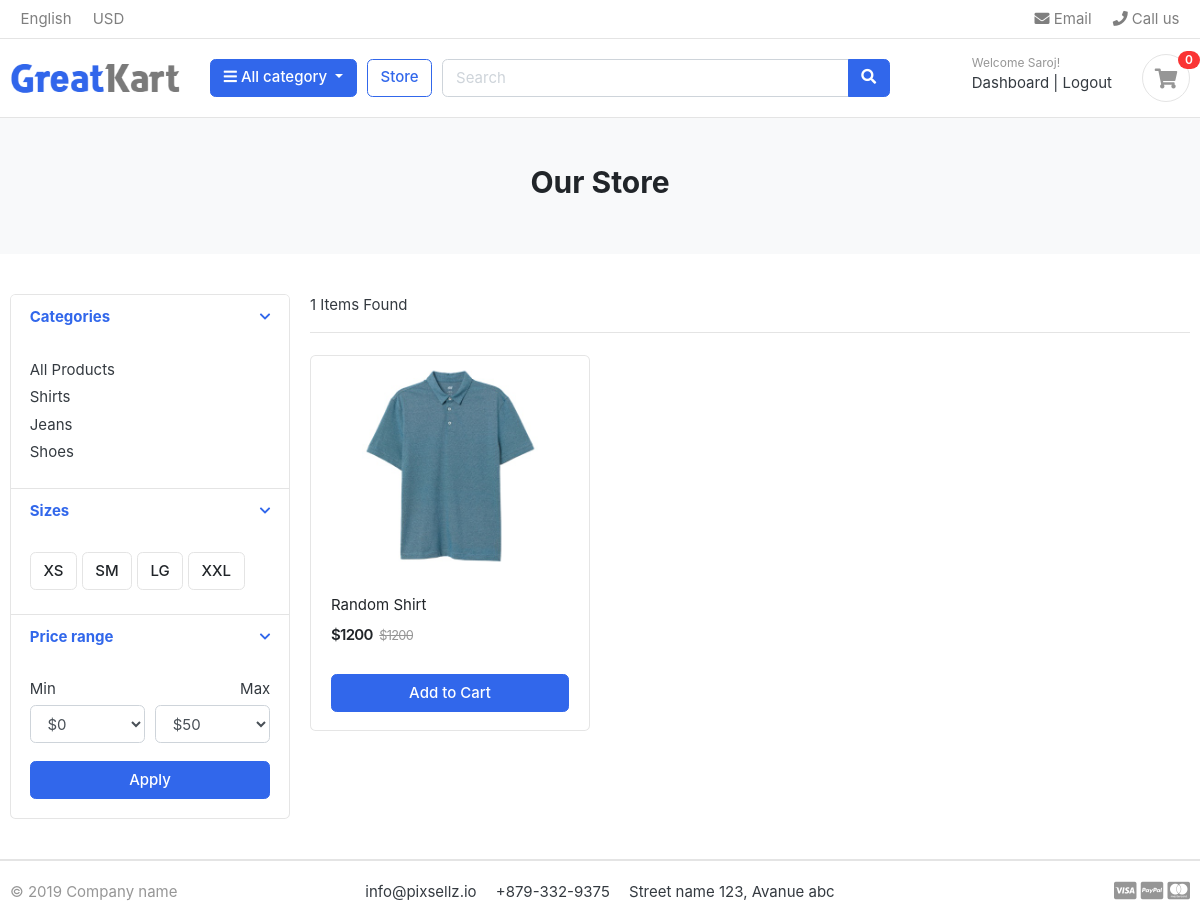
/store/category/shirts (signed in), run on the app's committed database.
### accounts/models.py (models this page shows, shortened)
class Account(AbstractBaseUser):
    first_name = models.CharField(max_length=50)
    last_name = models.CharField(max_length=50)
    username = models.CharField(max_length=50,unique=True)
    email = models.EmailField(max_length=100,unique=True)
    contact = models.CharField(max_length=50)
    date_joined = models.DateField(auto_now_add=True)
    last_login = models.DateField(auto_now=True)
    is_admin = models.BooleanField(default=False)
    is_staff = models.BooleanField(default=False)
    is_active = models.BooleanField(default=False)
    is_superadmin = models.BooleanField(default=False)
    objects = myAccountManager()
    USERNAME_FIELD = 'email'
    REQUIRED_FIELDS = ['username','first_name','last_name']

### category/models.py (models this page shows, shortened)
class Category(models.Model):
    category_name = models.CharField(max_length=100)
    slug = models.SlugField(max_length=100,unique=True, blank=True, null=True)
    description = models.TextField(max_length=500, blank=True, null=True)
    cat_image = models.ImageField(upload_to='images/categories',blank=True,default='default.jpg')
    class Meta:
        verbose_name = 'Category'
        verbose_name_plural = 'Categories'
    def get_url(self):
        return reverse('products_by_category', args=[self.slug])

### store/models.py (models this page shows, shortened)
class Product(models.Model):
    product_name = models.CharField(max_length=100,unique=True)
    slug =  models.SlugField(max_length=100,unique=True)
    description = models.TextField(max_length=100,blank=True,null=True)
    price = models.IntegerField()
    images = models.ImageField(upload_to='images/product')
    stock = models.IntegerField()
    is_available = models.BooleanField(default=True)
    category = models.ForeignKey(Category, on_delete=models.CASCADE)
    created_date = models.DateTimeField(auto_now_add=True)
    modified_date = models.DateTimeField(auto_now=True)
    def get_url(self):
        return reverse('product_detail',args=[self.category.slug,self.slug])

### store/views.py (the view)
# urls.py: path('store/',include('store.urls')),
def store(request,category_slug=None):
    categories = None
    products = None
    if category_slug != None:
        categories = get_object_or_404(Category,slug=category_slug)
        products = Product.objects.filter(category=categories,is_available=True).order_by('id')
        paginator = Paginator(products,1)
        page = request.GET.get('page')
        paged_products = paginator.get_page(page)
        products_count = products.count()
    else:
        products = Product.objects.all().filter(is_available=True).order_by('id')
        paginator = Paginator(products,1)
        page = request.GET.get('page')
        paged_products = paginator.get_page(page)
        products_count = products.count()
    context = {
        'products':paged_products,
        'product_count':products_count
    }
    return render(request,'store/store.html',context)

### cart/context_processor.py (called while the page is built)
def counter(request):
    cart_count=0
    if 'admin' in request.path:
        return {}
    else:
        try:
            cart = Cart.objects.filter(cart_id=_cart_id(request))
            cart_items = CartItem.objects.all().filter(cart=cart[:1])
            for cart_item in cart_items:
                cart_count += cart_item.quantity
        except Cart.DoesNotExist:
            cart_count = 0
    return dict(cart_count=cart_count)

### cart/views.py (called while the page is built)
def _cart_id(request):
    cart = request.session.session_key
    if not cart:
        cart=request.session.create()
    return cart

### category/context_processor.py (called while the page is built)
def menu_links(request):
    links = Category.objects.all()
    return dict(links=links)

### templates/store/store.html (shortened to what this page needs)
{% extends 'base.html' %}
{% load static %}
{% block content %}
<section class="section-pagetop bg">
    <div class="container">
        {% if 'search' in request.path %}
        <h2 class="title-page text-center" >Search Result for {{keyword}} </h2>
        {%else%}
        <h2 class="title-page text-center">Our Store</h2>
        {% endif %}
    </div>
    </section>
<section class="section-content padding-y">
    <div class="container">
    <div class="row">
        <aside class="col-md-3">
    <div class="card">
        <article class="filter-group">
            <header class="card-header">
                <a href="#" data-toggle="collapse" data-target="#collapse_1" aria-expanded="true" class="">
                    <i class="icon-control fa fa-chevron-down"></i>
                    <h6 class="title">Categories</h6>
                </a>
            </header>
            <div class="filter-content collapse show" id="collapse_1" style="">
                <div class="card-body">
                    <ul class="list-menu">
                    <li><a href="{% url 'store' %}">All Products</a></li>
                    {% for category in links %}
                    <li><a href="{{ category.get_url }}">{{ category.category_name }}</a></li>
                    {% endfor %}
                    </ul>
                </div>
            </div>
        </article>
        <article class="filter-group">
            <header class="card-header">
                <a href="#" data-toggle="collapse" data-target="#collapse_4" aria-expanded="true" class="">
                    <i class="icon-control fa fa-chevron-down"></i>
                    <h6 class="title">Sizes </h6>
                </a>
            </header>
            <div class="filter-content collapse show" id="collapse_4" style="">
                <div class="card-body">
                  <label class="checkbox-btn">
                    <span class="btn btn-light"> XS </span>
                  </label>
                  <label class="checkbox-btn">
                    <span class="btn btn-light"> SM </span>
                  </label>
                  <label class="checkbox-btn">
                    <span class="btn btn-light"> LG </span>
                  </label>
                  <label class="checkbox-btn">
                    <span class="btn btn-light"> XXL </span>
                  </label>
            </div>
            </div>
        </article>
        <article class="filter-group">
            <header class="card-header">
                <a href="#" data-toggle="collapse" data-target="#collapse_3" aria-expanded="true" class="">
                    <i class="icon-control fa fa-chevron-down"></i>
                    <h6 class="title">Price range </h6>
                </a>
            </header>
            <div class="filter-content collapse show" id="collapse_3" style = "">
                <div class="card-body">
                    <div class="form-row">
                    <div class="form-group col-md-6">
                      <label>Min</label>
                          <select class="mr-2 form-control">
                            <option value="0">$0</option>
                        </select>
                    </div>
                    <div class="form-group text-right col-md-6">
                      <label>Max</label>
                          <select class="mr-2 form-control">
                            <option value="50">$50</option>
                        </select>
                    </div>
                    </div>
                    <button class="btn btn-block btn-primary">Apply</button>
                </div>
            </div>
        </article>
    </div>
        </aside>
        <main class="col-md-9">
    <header class="border-bottom mb-4 pb-3">
            <div class="form-inline">
                <span class="mr-md-auto">{{product_count}} Items Found </span>
            </div>
    </header>
    <div class="row">
        {% if products %}
        {% for product in products %}
        <div class="col-md-4">
            <figure class="card card-product-grid">
                <div class="img-wrap">
                    <a href="{{product.get_url}}"><img src="{{product.images.url}}"></a>
                </div>
                <figcaption class="info-wrap">
                    <div class="fix-height">
                        <a href="{{product.get_url}}" class="title">{{product.product_name}}</a>
                        <div class="price-wrap mt-2">
                            <span class="price">${{product.price}}</span>
                            <del class="price-old">${{product.price}}</del>
                        </div>
                    </div>
                    {% if product.stock == 0 %}
                    <h5 class='text-danger text-center'> Out of Stock </h5>
                    <a href="{{product.get_url}}" class="btn btn-block btn-primary">View Details </a>
                    {% else %}
                    <a href="{{product.get_url}}" class="btn btn-block btn-primary">Add to Cart </a>
                    {% endif %}
                </figcaption>
            </figure>
        </div>
        {% endfor %}
        {% else %}
        <h2>No Search Result Found</h2>
        {% endif %}
    </div>
        </main>
    </div>
    </div>
    </section>
{% endblock %}

### templates/includes/navbar.html (shortened to what this page needs)
{% load static %}
<header class="section-header">
    <nav class="navbar p-md-0 navbar-expand-sm navbar-light border-bottom">
    <div class="container">
      <div class="collapse navbar-collapse" id="navbarTop4">
        <ul class="navbar-nav mr-auto">
            <li class="nav-item dropdown">
                 <a href="#" class="nav-link">   English </a>
            </li>
            <li class="nav-item dropdown">
                <a href="#" class="nav-link"> USD </a>
            </li>
        </ul>
        <ul class="navbar-nav">
            <li><a href="#" class="nav-link"> <i class="fa fa-envelope"></i> Email </a></li>
            <li><a href="#" class="nav-link"> <i class="fa fa-phone"></i> Call us </a></li>
        </ul>
      </div>
    </div>
    </nav>
    <section class="header-main border-bottom">
        <div class="container">
    <div class="row align-items-center">
        <div class="col-lg-2 col-md-3 col-6">
            <a href="{% url 'home' %}" class="brand-wrap">
                <img class="logo" src="{% static './images/logo.png' %}">
            </a>
        </div>
        <div class="col-lg col-sm col-md col-6 flex-grow-0">
            <div class="category-wrap dropdown d-inline-block float-right">
                <button type="button" class="btn btn-primary dropdown-toggle" data-toggle="dropdown">
                    <i class="fa fa-bars"></i> All category
                </button>
            </div>
        </div>
        <a href="{% url 'store' %}" class="btn btn-outline-primary">Store</a>
        <div class="col-lg  col-md-6 col-sm-12 col">
            <form action="{% url 'search' %}" class="search" method="GET">
                <div class="input-group w-100">
                    <input type="text" class="form-control" style="width:60%;" placeholder="Search" name="keyword">
                    <div class="input-group-append">
                      <button class="btn btn-primary" type="submit">
                        <i class="fa fa-search"></i>
                      </button>
                    </div>
                </div>
            </form>
        </div>
        <div class="col-lg-3 col-sm-6 col-8 order-2 order-lg-3">
                    <div class="d-flex justify-content-end mb-3 mb-lg-0">
                        {% if user.id is None %}
                        <div class="widget-header">
                            <small class="title text-muted">Welcome guest!</small>
                            <div>
                                <a href="{% url 'login' %}">Sign in</a> <span class="dark-transp"> | </span>
                                <a href="{% url 'register' %}"> Register</a>
                            </div>
                        </div>
                        {% else %}
                        <div class="widget-header">
                            <small class="title text-muted">Welcome {{user.first_name | capfirst }}!</small>
                            <div>
                                <a href="{% url 'dashboard' %}">Dashboard</a> <span class="dark-transp"> | </span>
                                <a href="{% url 'logout' %}"> Logout </a>
                            </div>
                        </div>
                        {% endif %}
                        <a href="{% url 'cart' %}" class="widget-header pl-3 ml-3">
                            <div class="icon icon-sm rounded-circle border"><i class="fa fa-shopping-cart"></i></div>
                            <span class="badge badge-pill badge-danger notify">{{cart_count}}</span>
                        </a>
                    </div>
                </div>
    </div>
        </div>
    </section>
    </header>

### STATIC/css/ui.css (style rules this page uses)
html { font-family: "Inter", sans-serif; font-size: 15px; }
.img-wrap { text-align: center; display: block; }
.img-wrap img { max-width: 100%; }
.price-wrap { letter-spacing: -0.7px; }
.icon-xs, .icon-sm, .icon-md, .icon-lg { display: inline-block; text-align: center; flex-shrink: 0; flex-grow: 0; }
.icon-sm { width: 48px; height: 48px; line-height: 48px !important; font-size: 20px; }
.padding-y { padding-top: 40px; padding-bottom: 40px; }
figure { margin-bottom: 0; }
article:after, .form-group:after { display: block; clear: both; content: ""; }
.bg { background-color: #f8f9fa; }
.title-page { color: #212529; }
.header-main { position: relative; padding-top: 1rem; padding-bottom: 1rem; }
.brand-wrap .logo, .navbar-brand .logo { margin-right: 7px; max-height: 42px; display: inline-block; }
.widget-header { display: inline-block; vertical-align: middle; position: relative; }
.widget-header a { color: #343a40; }
.widget-header i { color: #969696; }
.widget-header .title { display: block; }
.widget-header .notify { position: absolute; top: -3px; right: -10px; }
.btn-light { background-color: #fff; border-color: #e4e4e4; }
[class*=list-] li:after { visibility: hidden; display: block; content: ""; overflow: hidden; height: 0; clear: both; }
.list-menu { list-style: none; margin: 0; padding-left: 0; }
.list-menu li { margin-bottom: 5px; }
.list-menu a { color: #343a40; }
[class*=card-product] a.title { color: #212529; display: block; }
[class*=card-product] .img-wrap { overflow: hidden; position: relative; }
[class*=card-product] .img-wrap img { height: 100%; max-width: 100%; width: auto; display: inline-block; -o-object-fit: cover; object-fit: cover; }
.card-product-grid { margin-bottom: 20px; }
.card-product-grid .img-wrap { border-radius: 0.2rem 0.2rem 0 0; height: 220px; }
.card-product-grid .info-wrap { overflow: hidden; padding: 18px 20px; }
.card-product-grid .fix-height { height: 80px; overflow: hidden; }
.card .img-wrap { overflow: hidden; }
.notify { position: absolute; top: -4px; right: -10px; display: inline-block; padding: 0.25em 0.6em; font-size: 12px; line-height: 1; text-align: center; border-radius: 3rem; color: #fff; background-color: #fa3434; }
.price { font-weight: 600; color: #212529; }
.price-old { color: #969696; margin-left: 3px; font-size: 85%; }
.icon-control { margin-top: 5px; float: right; font-size: 80%; }
.card-header .title { margin-bottom: 0; line-height: 1.5; }
.filter-group { border-bottom: 1px solid #e4e4e4; }
.filter-group .card-header { border-bottom: 0; }
.filter-group:last-child { border-bottom: 0; }
.checkbox-btn { position: relative; }
.section-pagetop { padding: 45px 0; }

### data on the page
Account: first_name "Saroj"
Category: category_name "Shirts"
Category: category_name "Jeans"
Category: category_name "Shoes"
Product: images (picture), product_name "Random Shirt", price "1200"

### other printed values
{{ cart_count }} "0"
{{ product_count }} "1"
